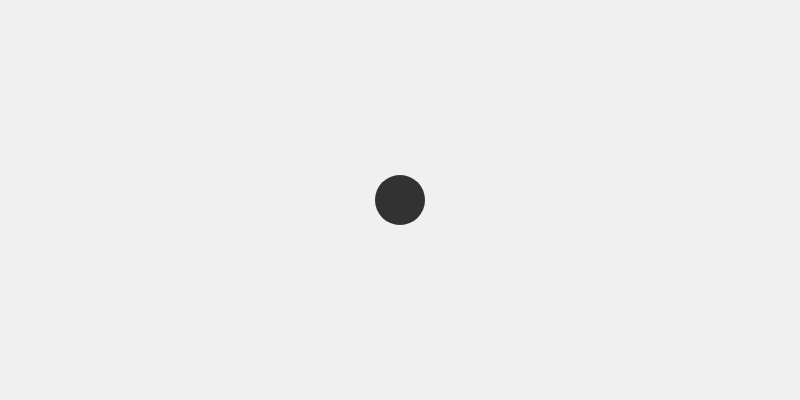
Frame 1 (no input)
Frame 60 (no input): identical to frame 1, image omitted
Frame 120 (the mouse pressed at the canvas centre since frame 60): identical to frame 1, image omitted

The p5.js sketch that drew this single still picture (run headless with seeded random() and noise() and a simulated clock; from frame 60 on, the mouse is pressed at the canvas centre):

// p5.js sketch
// ── sketch.js
let startTime;
// NOTE! If this value is under 1000 it starts to act weird, probably beause the floating point isn't precise enough
const durX = 1500.0; 
const durY = 1000.0; 
const durHalo = 800;
const ballDiam = 50;
let startX, nextX, endX, prevX; 
let startY, nextY, endY, prevY;
let haloMin = ballDiam;
let haloMax = ballDiam * 2;
let haloNext, haloPrev;

let animating = false;
let haloAnimating = false;

function setup() {
  createCanvas(800, 400);
  startX = nextX = prevX = endX = width / 2;
  startY = nextY = prevY = endY = height / 2;
  haloNext = haloPrev = 50;
  
  startTime = millis();
  
}

function draw() {
  background(240);
  noStroke();
  // Calculate the elapsed time since the animation started
  const elapsedTime = millis() - startTime;
  
  // Calculate the progress of the animation as a value between 0 and 1
  let progressX = min(elapsedTime / durX, 1);
  let progressY = min(elapsedTime / durY, 1);
  // let progressHalo = min(elapsedTime / durHalo, 1);
  
  if (animating) {
    // Calculate the next X and Y positions using the easing function for each coordinate like this:
    // next = lerp(prev, end, easingFunctionName(progress));

    // (see transferFunctions.js for a list of function names, or go to easings.net to test them out)
    // NOTE: Using different functions for X and Y can produce some really wild results, try it out! :)
    
    nextX = lerp(prevX, endX, easeInOutBounce(progressX));
    nextY = lerp(prevY, endY, easeInOutElastic(progressY));
    
  }

  // Draw the circles at the current and next positions
  fill(200);
  circle(endX, endY, ballDiam);
  // fill(100);
  // circle(nextX, nextY, haloNext);
  fill(50);
  circle(nextX, nextY, ballDiam);
  
  // If the animation is complete, reset the start time and positions
  if (progressX == 1 && animating) {
    if (progressY == 1 && animating) {

      startTime = millis();
      prevX = endX;
      endX = nextX;
      prevY = endY;
      endY = nextY;
      animating = false;
    }
  }

  prevX = nextX;
  prevY = nextY;
}

function mouseClicked() {
  if (!animating) {
    endY = mouseY;
    endX = mouseX;
    animating = true;
    startTime = millis();
  }
}
// ── transferFunctions.js
// CHOOSING AN EASING:
//
//  You'll need to pick an easing function by name. See them in action here: https://easings.net/
//
// Names of easing functions:
//
// easeInSine
// easeOutSine
// easeInOutSine
// easeInCubic
// easeOutCubic
// easeInOutCubic
// easeInQuint
// easeOutQuint
// easeInOutQuint
// easeInCirc
// easeOutCirc
// easeInOutCirc
// easeInElastic
// easeOutElastic
// easeInOutElastic
// easeInQuad
// easeOutQuad
// easeInOutQuad
// easeInQuart
// easeOutQuart
// easeInOutQuart
// easeInExpo
// easeOutExpo
// easeInOutExpo
// easeInBack
// easeOutBack
// easeInOutBack
// easeInBounce
// easeOutBounce
// easeInOutBounce


// Sine
function easeInSine(x) {
  return 1 - Math.cos((x * Math.PI) / 2);
}

function easeOutSine(x) {
  return Math.sin((x * Math.PI) / 2);
}

function easeInOutSine(x) {
  return -(Math.cos(Math.PI * x) - 1) / 2;
}

// Cubic
function easeInCubic(x) {
  return x * x * x;
}

function easeOutCubic(x) {
  return 1 - Math.pow(1 - x, 3);
}

function easeInOutCubic(x) {
  return x < 0.5 ? 4 * x * x * x : 1 - Math.pow(-2 * x + 2, 3) / 2;
}

// Quint
function easeInQuint(x) {
  return x * x * x * x * x;
}

function easeOutQuint(x) {
  return 1 - Math.pow(1 - x, 5);
}

function easeInOutQuint(x) {
  return x < 0.5 ? 16 * x * x * x * x * x : 1 - Math.pow(-2 * x + 2, 5) / 2;
}

// Circ
function easeInCirc(x) {
  return 1 - Math.sqrt(1 - Math.pow(x, 2));
}

function easeOutCirc(x) {
  return sqrt(1 - Math.pow(x - 1, 2));
}

function easeInOutCirc(x) {
  return x < 0.5
    ? (1 - Math.sqrt(1 - Math.pow(2 * x, 2))) / 2
    : (Math.sqrt(1 - Math.pow(-2 * x + 2, 2)) + 1) / 2;
}

// Elastic
function easeInElastic(x) {
  const c4 = (2 * Math.PI) / 3;

  return x === 0
    ? 0
    : x === 1
    ? 1
    : -Math.pow(2, 10 * x - 10) * Math.sin((x * 10 - 10.75) * c4);
}

function easeOutElastic(x) {
  const c4 = (2 * Math.PI) / 3;

  return x === 0
    ? 0
    : x === 1
    ? 1
    : Math.pow(2, -10 * x) * Math.sin((x * 10 - 0.75) * c4) + 1;
}

function easeInOutElastic(x) {
  const c5 = (2 * Math.PI) / 4.5;

  return x === 0
    ? 0
    : x === 1
    ? 1
    : x < 0.5
    ? -(Math.pow(2, 20 * x - 10) * Math.sin((20 * x - 11.125) * c5)) / 2
    : (Math.pow(2, -20 * x + 10) * Math.sin((20 * x - 11.125) * c5)) / 2 + 1;
}

// Quad
function easeInQuad(x) {
  return x * x;
}

function easeOutQuad(x) {
  return 1 - (1 - x) * (1 - x);
}

function easeInOutQuad(x) {
  return x < 0.5 ? 2 * x * x : 1 - Math.pow(-2 * x + 2, 2) / 2;
}

// Quart
function easeInQuart(x) {
  return x * x * x * x;
}

function easeOutQuart(x) {
  return 1 - Math.pow(1 - x, 4);
}

function easeInOutQuart(x) {
  return x < 0.5 ? 8 * x * x * x * x : 1 - Math.pow(-2 * x + 2, 4) / 2;
}

// Expo
function easeInExpo(x) {
  return x === 0 ? 0 : Math.pow(2, 10 * x - 10);
}

function easeOutExpo(x) {
  return x === 1 ? 1 : 1 - Math.pow(2, -10 * x);
}

function easeInOutExpo(x) {
  return x === 0
    ? 0
    : x === 1
    ? 1
    : x < 0.5 ? Math.pow(2, 20 * x - 10) / 2
    : (2 - Math.pow(2, -20 * x + 10)) / 2;
}

// Back
function easeInBack(x) {
  const c1 = 1.70158;
  const c3 = c1 + 1;

  return c3 * x * x * x - c1 * x * x;
}

function easeOutBack(x) {
  const c1 = 1.70158;
  const c3 = c1 + 1;

  return 1 + c3 * Math.pow(x - 1, 3) + c1 * Math.pow(x - 1, 2);
}

function easeInOutBack(x) {
  const c1 = 1.70158;
  const c2 = c1 * 1.525;

  return x < 0.5
    ? (Math.pow(2 * x, 2) * ((c2 + 1) * 2 * x - c2)) / 2
    : (Math.pow(2 * x - 2, 2) * ((c2 + 1) * (x * 2 - 2) + c2) + 2) / 2;
}

// Bounce
function easeInBounce(x) {
  return 1 - easeOutBounce(1 - x);
}

function easeOutBounce(x) {
  const n1 = 7.5625;
  const d1 = 2.75;

  if (x < 1 / d1) {
      return n1 * x * x;
  } else if (x < 2 / d1) {
      return n1 * (x -= 1.5 / d1) * x + 0.75;
  } else if (x < 2.5 / d1) {
      return n1 * (x -= 2.25 / d1) * x + 0.9375;
  } else {
      return n1 * (x -= 2.625 / d1) * x + 0.984375;
  }
}

function easeInOutBounce(x) {
  return x < 0.5
    ? (1 - easeOutBounce(1 - 2 * x)) / 2
    : (1 + easeOutBounce(2 * x - 1)) / 2;
}
